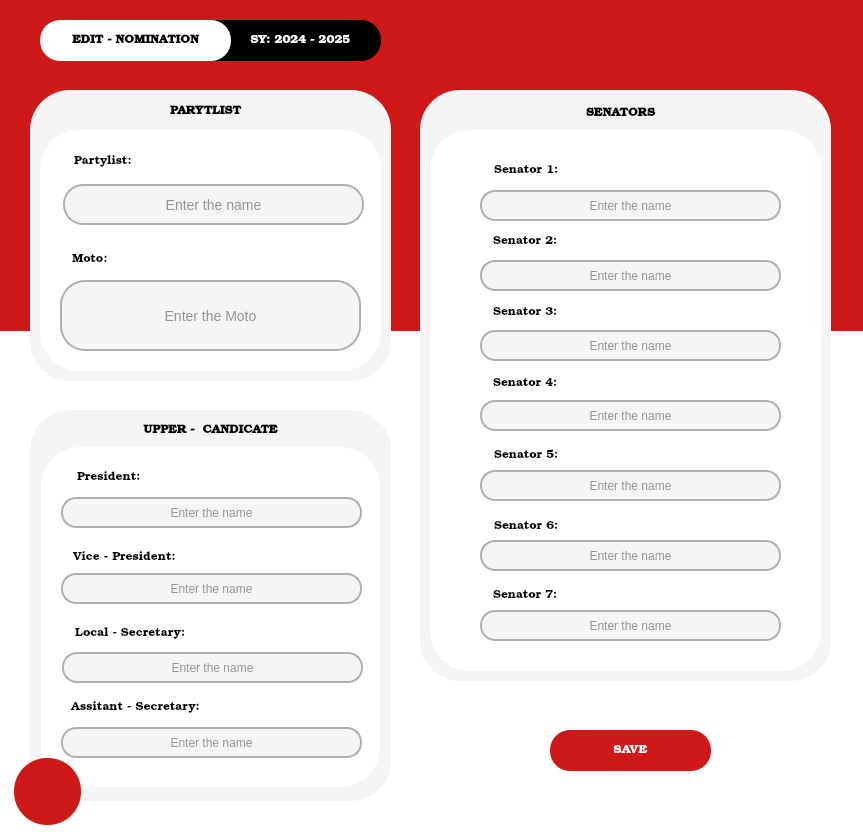
<?xml version="1.0" encoding="UTF-8"?>
<ui version="4.0">
 <class>MainWindow</class>
 <widget class="QMainWindow" name="MainWindow">
  <property name="geometry">
   <rect>
    <x>0</x>
    <y>0</y>
    <width>863</width>
    <height>832</height>
   </rect>
  </property>
  <property name="windowTitle">
   <string>MainWindow</string>
  </property>
  <property name="styleSheet">
   <string notr="true">background-color: rgb(255, 255, 255);</string>
  </property>
  <widget class="QWidget" name="centralwidget">
   <widget class="QWidget" name="widget" native="true">
    <property name="geometry">
     <rect>
      <x>30</x>
      <y>90</y>
      <width>361</width>
      <height>291</height>
     </rect>
    </property>
    <property name="styleSheet">
     <string notr="true">background-color: rgb(245, 245, 245);
border-radius: 40px;</string>
    </property>
    <widget class="QWidget" name="widget_2" native="true">
     <property name="geometry">
      <rect>
       <x>10</x>
       <y>40</y>
       <width>341</width>
       <height>241</height>
      </rect>
     </property>
     <property name="styleSheet">
      <string notr="true">background-color: rgb(255, 255, 255);
border-radius: 40px;</string>
     </property>
     <widget class="QLineEdit" name="enter_partylist_name">
      <property name="geometry">
       <rect>
        <x>23</x>
        <y>54</y>
        <width>301</width>
        <height>41</height>
       </rect>
      </property>
      <property name="styleSheet">
       <string notr="true">QLineEdit {
    background-color: #F5F5F5; /* Light grey background */
    color: #333333; /* Dark text */
    border: 2px solid #B0B0B0; /* Grey border */
    border-radius: 20px; /* Fully rounded corners */
    padding: 8px;
    font-size: 14px;
}

QLineEdit:focus {
    border: 2px solid #808080; /* Darker grey when focused */
    outline: none;
}
</string>
      </property>
      <property name="alignment">
       <set>Qt::AlignCenter</set>
      </property>
      <property name="placeholderText">
       <string>Enter the name</string>
      </property>
     </widget>
     <widget class="QLineEdit" name="enter_moto">
      <property name="geometry">
       <rect>
        <x>20</x>
        <y>150</y>
        <width>301</width>
        <height>71</height>
       </rect>
      </property>
      <property name="styleSheet">
       <string notr="true">QLineEdit {
    background-color: #F5F5F5; /* Light grey background */
    color: #333333; /* Dark text */
    border: 2px solid #B0B0B0; /* Grey border */
    border-radius: 25px; /* Fully rounded corners */
    padding: 8px;
    font-size: 14px;
}

QLineEdit:focus {
    border: 2px solid #808080; /* Darker grey when focused */
    outline: none;
}
</string>
      </property>
      <property name="alignment">
       <set>Qt::AlignCenter</set>
      </property>
      <property name="placeholderText">
       <string>Enter the Moto</string>
      </property>
     </widget>
     <widget class="QLabel" name="label_10">
      <property name="geometry">
       <rect>
        <x>34</x>
        <y>21</y>
        <width>81</width>
        <height>21</height>
       </rect>
      </property>
      <property name="font">
       <font>
        <family>Bookman Old Style</family>
        <pointsize>9</pointsize>
       </font>
      </property>
      <property name="styleSheet">
       <string notr="true">color: rgb(0, 0, 0);
background-color: transparent;</string>
      </property>
      <property name="text">
       <string>Partylist:</string>
      </property>
      <property name="alignment">
       <set>Qt::AlignLeading|Qt::AlignLeft|Qt::AlignVCenter</set>
      </property>
     </widget>
     <widget class="QLabel" name="label_11">
      <property name="geometry">
       <rect>
        <x>32</x>
        <y>119</y>
        <width>81</width>
        <height>21</height>
       </rect>
      </property>
      <property name="font">
       <font>
        <family>Bookman Old Style</family>
        <pointsize>9</pointsize>
       </font>
      </property>
      <property name="styleSheet">
       <string notr="true">color: rgb(0, 0, 0);
background-color: transparent;</string>
      </property>
      <property name="text">
       <string>Moto:</string>
      </property>
      <property name="alignment">
       <set>Qt::AlignLeading|Qt::AlignLeft|Qt::AlignVCenter</set>
      </property>
     </widget>
    </widget>
    <widget class="QLabel" name="label_23">
     <property name="geometry">
      <rect>
       <x>135</x>
       <y>11</y>
       <width>81</width>
       <height>21</height>
      </rect>
     </property>
     <property name="font">
      <font>
       <family>Bookman Old Style</family>
       <pointsize>9</pointsize>
       <weight>75</weight>
       <bold>true</bold>
      </font>
     </property>
     <property name="styleSheet">
      <string notr="true">color: rgb(0, 0, 0);
background-color: transparent;</string>
     </property>
     <property name="text">
      <string>PARYTLIST</string>
     </property>
     <property name="alignment">
      <set>Qt::AlignCenter</set>
     </property>
    </widget>
   </widget>
   <widget class="QWidget" name="widget_3" native="true">
    <property name="geometry">
     <rect>
      <x>30</x>
      <y>410</y>
      <width>361</width>
      <height>391</height>
     </rect>
    </property>
    <property name="styleSheet">
     <string notr="true">background-color: rgb(245, 245, 245);
border-radius: 40px;</string>
    </property>
    <widget class="QWidget" name="widget_4" native="true">
     <property name="geometry">
      <rect>
       <x>11</x>
       <y>37</y>
       <width>339</width>
       <height>340</height>
      </rect>
     </property>
     <property name="styleSheet">
      <string notr="true">background-color: rgb(255, 255, 255);
border-radius: 40px;</string>
     </property>
     <widget class="QLineEdit" name="enter_pres">
      <property name="geometry">
       <rect>
        <x>20</x>
        <y>50</y>
        <width>301</width>
        <height>31</height>
       </rect>
      </property>
      <property name="styleSheet">
       <string notr="true">QLineEdit {
    background-color: #F5F5F5; /* Light grey background */
    color: #333333; /* Dark text */
    border: 2px solid #B0B0B0; /* Grey border */
    border-radius: 15px; /* Fully rounded corners */
    padding: 8px;
    font-size: 12px;
}

QLineEdit:focus {
    border: 2px solid #808080; /* Darker grey when focused */
    outline: none;
}
</string>
      </property>
      <property name="alignment">
       <set>Qt::AlignCenter</set>
      </property>
      <property name="placeholderText">
       <string>Enter the name</string>
      </property>
     </widget>
     <widget class="QLineEdit" name="enter_vice_pres">
      <property name="geometry">
       <rect>
        <x>20</x>
        <y>126</y>
        <width>301</width>
        <height>31</height>
       </rect>
      </property>
      <property name="styleSheet">
       <string notr="true">QLineEdit {
    background-color: #F5F5F5; /* Light grey background */
    color: #333333; /* Dark text */
    border: 2px solid #B0B0B0; /* Grey border */
    border-radius: 15px; /* Fully rounded corners */
    padding: 8px;
    font-size: 12px;
}

QLineEdit:focus {
    border: 2px solid #808080; /* Darker grey when focused */
    outline: none;
}
</string>
      </property>
      <property name="alignment">
       <set>Qt::AlignCenter</set>
      </property>
      <property name="placeholderText">
       <string>Enter the name</string>
      </property>
     </widget>
     <widget class="QLineEdit" name="enter_local_sec">
      <property name="geometry">
       <rect>
        <x>21</x>
        <y>205</y>
        <width>301</width>
        <height>31</height>
       </rect>
      </property>
      <property name="styleSheet">
       <string notr="true">QLineEdit {
    background-color: #F5F5F5; /* Light grey background */
    color: #333333; /* Dark text */
    border: 2px solid #B0B0B0; /* Grey border */
    border-radius: 15px; /* Fully rounded corners */
    padding: 8px;
    font-size: 12px;
}

QLineEdit:focus {
    border: 2px solid #808080; /* Darker grey when focused */
    outline: none;
}
</string>
      </property>
      <property name="alignment">
       <set>Qt::AlignCenter</set>
      </property>
      <property name="placeholderText">
       <string>Enter the name</string>
      </property>
     </widget>
     <widget class="QLineEdit" name="enter_ass_sec">
      <property name="geometry">
       <rect>
        <x>20</x>
        <y>280</y>
        <width>301</width>
        <height>31</height>
       </rect>
      </property>
      <property name="styleSheet">
       <string notr="true">QLineEdit {
    background-color: #F5F5F5; /* Light grey background */
    color: #333333; /* Dark text */
    border: 2px solid #B0B0B0; /* Grey border */
    border-radius: 15px; /* Fully rounded corners */
    padding: 8px;
    font-size: 12px;
}

QLineEdit:focus {
    border: 2px solid #808080; /* Darker grey when focused */
    outline: none;
}
</string>
      </property>
      <property name="alignment">
       <set>Qt::AlignCenter</set>
      </property>
      <property name="placeholderText">
       <string>Enter the name</string>
      </property>
     </widget>
     <widget class="QLabel" name="label_12">
      <property name="geometry">
       <rect>
        <x>36</x>
        <y>20</y>
        <width>81</width>
        <height>21</height>
       </rect>
      </property>
      <property name="font">
       <font>
        <family>Bookman Old Style</family>
        <pointsize>9</pointsize>
       </font>
      </property>
      <property name="styleSheet">
       <string notr="true">color: rgb(0, 0, 0);
background-color: transparent;</string>
      </property>
      <property name="text">
       <string>President:</string>
      </property>
      <property name="alignment">
       <set>Qt::AlignLeading|Qt::AlignLeft|Qt::AlignVCenter</set>
      </property>
     </widget>
     <widget class="QLabel" name="label_13">
      <property name="geometry">
       <rect>
        <x>32</x>
        <y>100</y>
        <width>111</width>
        <height>21</height>
       </rect>
      </property>
      <property name="font">
       <font>
        <family>Bookman Old Style</family>
        <pointsize>9</pointsize>
       </font>
      </property>
      <property name="styleSheet">
       <string notr="true">color: rgb(0, 0, 0);
background-color: transparent;</string>
      </property>
      <property name="text">
       <string>Vice - President:</string>
      </property>
      <property name="alignment">
       <set>Qt::AlignLeading|Qt::AlignLeft|Qt::AlignVCenter</set>
      </property>
     </widget>
     <widget class="QLabel" name="label_14">
      <property name="geometry">
       <rect>
        <x>34</x>
        <y>176</y>
        <width>111</width>
        <height>21</height>
       </rect>
      </property>
      <property name="font">
       <font>
        <family>Bookman Old Style</family>
        <pointsize>9</pointsize>
       </font>
      </property>
      <property name="styleSheet">
       <string notr="true">color: rgb(0, 0, 0);
background-color: transparent;</string>
      </property>
      <property name="text">
       <string>Local - Secretary:</string>
      </property>
      <property name="alignment">
       <set>Qt::AlignLeading|Qt::AlignLeft|Qt::AlignVCenter</set>
      </property>
     </widget>
     <widget class="QLabel" name="label_15">
      <property name="geometry">
       <rect>
        <x>30</x>
        <y>250</y>
        <width>131</width>
        <height>21</height>
       </rect>
      </property>
      <property name="font">
       <font>
        <family>Bookman Old Style</family>
        <pointsize>9</pointsize>
       </font>
      </property>
      <property name="styleSheet">
       <string notr="true">color: rgb(0, 0, 0);
background-color: transparent;</string>
      </property>
      <property name="text">
       <string>Assitant - Secretary:</string>
      </property>
      <property name="alignment">
       <set>Qt::AlignLeading|Qt::AlignLeft|Qt::AlignVCenter</set>
      </property>
     </widget>
    </widget>
    <widget class="QLabel" name="label_24">
     <property name="geometry">
      <rect>
       <x>106</x>
       <y>10</y>
       <width>149</width>
       <height>21</height>
      </rect>
     </property>
     <property name="font">
      <font>
       <family>Bookman Old Style</family>
       <pointsize>9</pointsize>
       <weight>75</weight>
       <bold>true</bold>
      </font>
     </property>
     <property name="styleSheet">
      <string notr="true">color: rgb(0, 0, 0);
background-color: transparent;</string>
     </property>
     <property name="text">
      <string>UPPER -  CANDICATE</string>
     </property>
     <property name="alignment">
      <set>Qt::AlignCenter</set>
     </property>
    </widget>
   </widget>
   <widget class="QWidget" name="widget_5" native="true">
    <property name="geometry">
     <rect>
      <x>420</x>
      <y>90</y>
      <width>411</width>
      <height>591</height>
     </rect>
    </property>
    <property name="styleSheet">
     <string notr="true">background-color: rgb(245, 245, 245);
border-radius: 40px;</string>
    </property>
    <widget class="QWidget" name="widget_6" native="true">
     <property name="geometry">
      <rect>
       <x>10</x>
       <y>40</y>
       <width>391</width>
       <height>541</height>
      </rect>
     </property>
     <property name="styleSheet">
      <string notr="true">background-color: rgb(255, 255, 255);
border-radius: 40px;</string>
     </property>
     <widget class="QLineEdit" name="enter_senator1">
      <property name="geometry">
       <rect>
        <x>50</x>
        <y>60</y>
        <width>301</width>
        <height>31</height>
       </rect>
      </property>
      <property name="styleSheet">
       <string notr="true">QLineEdit {
    background-color: #F5F5F5; /* Light grey background */
    color: #333333; /* Dark text */
    border: 2px solid #B0B0B0; /* Grey border */
    border-radius: 15px; /* Fully rounded corners */
    padding: 8px;
    font-size: 12px;
}

QLineEdit:focus {
    border: 2px solid #808080; /* Darker grey when focused */
    outline: none;
}
</string>
      </property>
      <property name="alignment">
       <set>Qt::AlignCenter</set>
      </property>
      <property name="placeholderText">
       <string>Enter the name</string>
      </property>
     </widget>
     <widget class="QLineEdit" name="enter_senator2">
      <property name="geometry">
       <rect>
        <x>50</x>
        <y>130</y>
        <width>301</width>
        <height>31</height>
       </rect>
      </property>
      <property name="styleSheet">
       <string notr="true">QLineEdit {
    background-color: #F5F5F5; /* Light grey background */
    color: #333333; /* Dark text */
    border: 2px solid #B0B0B0; /* Grey border */
    border-radius: 15px; /* Fully rounded corners */
    padding: 8px;
    font-size: 12px;
}

QLineEdit:focus {
    border: 2px solid #808080; /* Darker grey when focused */
    outline: none;
}
</string>
      </property>
      <property name="alignment">
       <set>Qt::AlignCenter</set>
      </property>
      <property name="placeholderText">
       <string>Enter the name</string>
      </property>
     </widget>
     <widget class="QLineEdit" name="enter_senator3">
      <property name="geometry">
       <rect>
        <x>50</x>
        <y>200</y>
        <width>301</width>
        <height>31</height>
       </rect>
      </property>
      <property name="styleSheet">
       <string notr="true">QLineEdit {
    background-color: #F5F5F5; /* Light grey background */
    color: #333333; /* Dark text */
    border: 2px solid #B0B0B0; /* Grey border */
    border-radius: 15px; /* Fully rounded corners */
    padding: 8px;
    font-size: 12px;
}

QLineEdit:focus {
    border: 2px solid #808080; /* Darker grey when focused */
    outline: none;
}
</string>
      </property>
      <property name="alignment">
       <set>Qt::AlignCenter</set>
      </property>
      <property name="placeholderText">
       <string>Enter the name</string>
      </property>
     </widget>
     <widget class="QLineEdit" name="enter_senator4">
      <property name="geometry">
       <rect>
        <x>50</x>
        <y>270</y>
        <width>301</width>
        <height>31</height>
       </rect>
      </property>
      <property name="styleSheet">
       <string notr="true">QLineEdit {
    background-color: #F5F5F5; /* Light grey background */
    color: #333333; /* Dark text */
    border: 2px solid #B0B0B0; /* Grey border */
    border-radius: 15px; /* Fully rounded corners */
    padding: 8px;
    font-size: 12px;
}

QLineEdit:focus {
    border: 2px solid #808080; /* Darker grey when focused */
    outline: none;
}
</string>
      </property>
      <property name="alignment">
       <set>Qt::AlignCenter</set>
      </property>
      <property name="placeholderText">
       <string>Enter the name</string>
      </property>
     </widget>
     <widget class="QLineEdit" name="enter_senator5">
      <property name="geometry">
       <rect>
        <x>50</x>
        <y>340</y>
        <width>301</width>
        <height>31</height>
       </rect>
      </property>
      <property name="styleSheet">
       <string notr="true">QLineEdit {
    background-color: #F5F5F5; /* Light grey background */
    color: #333333; /* Dark text */
    border: 2px solid #B0B0B0; /* Grey border */
    border-radius: 15px; /* Fully rounded corners */
    padding: 8px;
    font-size: 12px;
}

QLineEdit:focus {
    border: 2px solid #808080; /* Darker grey when focused */
    outline: none;
}
</string>
      </property>
      <property name="alignment">
       <set>Qt::AlignCenter</set>
      </property>
      <property name="placeholderText">
       <string>Enter the name</string>
      </property>
     </widget>
     <widget class="QLineEdit" name="enter_senator6">
      <property name="geometry">
       <rect>
        <x>50</x>
        <y>410</y>
        <width>301</width>
        <height>31</height>
       </rect>
      </property>
      <property name="styleSheet">
       <string notr="true">QLineEdit {
    background-color: #F5F5F5; /* Light grey background */
    color: #333333; /* Dark text */
    border: 2px solid #B0B0B0; /* Grey border */
    border-radius: 15px; /* Fully rounded corners */
    padding: 8px;
    font-size: 12px;
}

QLineEdit:focus {
    border: 2px solid #808080; /* Darker grey when focused */
    outline: none;
}
</string>
      </property>
      <property name="alignment">
       <set>Qt::AlignCenter</set>
      </property>
      <property name="placeholderText">
       <string>Enter the name</string>
      </property>
     </widget>
     <widget class="QLineEdit" name="enter_senator7">
      <property name="geometry">
       <rect>
        <x>50</x>
        <y>480</y>
        <width>301</width>
        <height>31</height>
       </rect>
      </property>
      <property name="styleSheet">
       <string notr="true">QLineEdit {
    background-color: #F5F5F5; /* Light grey background */
    color: #333333; /* Dark text */
    border: 2px solid #B0B0B0; /* Grey border */
    border-radius: 15px; /* Fully rounded corners */
    padding: 8px;
    font-size: 12px;
}

QLineEdit:focus {
    border: 2px solid #808080; /* Darker grey when focused */
    outline: none;
}
</string>
      </property>
      <property name="alignment">
       <set>Qt::AlignCenter</set>
      </property>
      <property name="placeholderText">
       <string>Enter the name</string>
      </property>
     </widget>
     <widget class="QLabel" name="label_16">
      <property name="geometry">
       <rect>
        <x>64</x>
        <y>30</y>
        <width>81</width>
        <height>21</height>
       </rect>
      </property>
      <property name="font">
       <font>
        <family>Bookman Old Style</family>
        <pointsize>9</pointsize>
       </font>
      </property>
      <property name="styleSheet">
       <string notr="true">color: rgb(0, 0, 0);
background-color: transparent;</string>
      </property>
      <property name="text">
       <string>Senator 1:</string>
      </property>
      <property name="alignment">
       <set>Qt::AlignLeading|Qt::AlignLeft|Qt::AlignVCenter</set>
      </property>
     </widget>
     <widget class="QLabel" name="label_17">
      <property name="geometry">
       <rect>
        <x>63</x>
        <y>101</y>
        <width>81</width>
        <height>21</height>
       </rect>
      </property>
      <property name="font">
       <font>
        <family>Bookman Old Style</family>
        <pointsize>9</pointsize>
       </font>
      </property>
      <property name="styleSheet">
       <string notr="true">color: rgb(0, 0, 0);
background-color: transparent;</string>
      </property>
      <property name="text">
       <string>Senator 2:</string>
      </property>
      <property name="alignment">
       <set>Qt::AlignLeading|Qt::AlignLeft|Qt::AlignVCenter</set>
      </property>
     </widget>
     <widget class="QLabel" name="label_18">
      <property name="geometry">
       <rect>
        <x>63</x>
        <y>172</y>
        <width>81</width>
        <height>21</height>
       </rect>
      </property>
      <property name="font">
       <font>
        <family>Bookman Old Style</family>
        <pointsize>9</pointsize>
       </font>
      </property>
      <property name="styleSheet">
       <string notr="true">color: rgb(0, 0, 0);
background-color: transparent;</string>
      </property>
      <property name="text">
       <string>Senator 3:</string>
      </property>
      <property name="alignment">
       <set>Qt::AlignLeading|Qt::AlignLeft|Qt::AlignVCenter</set>
      </property>
     </widget>
     <widget class="QLabel" name="label_19">
      <property name="geometry">
       <rect>
        <x>63</x>
        <y>243</y>
        <width>81</width>
        <height>21</height>
       </rect>
      </property>
      <property name="font">
       <font>
        <family>Bookman Old Style</family>
        <pointsize>9</pointsize>
       </font>
      </property>
      <property name="styleSheet">
       <string notr="true">color: rgb(0, 0, 0);
background-color: transparent;</string>
      </property>
      <property name="text">
       <string>Senator 4:</string>
      </property>
      <property name="alignment">
       <set>Qt::AlignLeading|Qt::AlignLeft|Qt::AlignVCenter</set>
      </property>
     </widget>
     <widget class="QLabel" name="label_20">
      <property name="geometry">
       <rect>
        <x>64</x>
        <y>315</y>
        <width>81</width>
        <height>21</height>
       </rect>
      </property>
      <property name="font">
       <font>
        <family>Bookman Old Style</family>
        <pointsize>9</pointsize>
       </font>
      </property>
      <property name="styleSheet">
       <string notr="true">color: rgb(0, 0, 0);
background-color: transparent;</string>
      </property>
      <property name="text">
       <string>Senator 5:</string>
      </property>
      <property name="alignment">
       <set>Qt::AlignLeading|Qt::AlignLeft|Qt::AlignVCenter</set>
      </property>
     </widget>
     <widget class="QLabel" name="label_21">
      <property name="geometry">
       <rect>
        <x>64</x>
        <y>386</y>
        <width>81</width>
        <height>21</height>
       </rect>
      </property>
      <property name="font">
       <font>
        <family>Bookman Old Style</family>
        <pointsize>9</pointsize>
       </font>
      </property>
      <property name="styleSheet">
       <string notr="true">color: rgb(0, 0, 0);
background-color: transparent;</string>
      </property>
      <property name="text">
       <string>Senator 6:</string>
      </property>
      <property name="alignment">
       <set>Qt::AlignLeading|Qt::AlignLeft|Qt::AlignVCenter</set>
      </property>
     </widget>
     <widget class="QLabel" name="label_22">
      <property name="geometry">
       <rect>
        <x>63</x>
        <y>455</y>
        <width>81</width>
        <height>21</height>
       </rect>
      </property>
      <property name="font">
       <font>
        <family>Bookman Old Style</family>
        <pointsize>9</pointsize>
       </font>
      </property>
      <property name="styleSheet">
       <string notr="true">color: rgb(0, 0, 0);
background-color: transparent;</string>
      </property>
      <property name="text">
       <string>Senator 7:</string>
      </property>
      <property name="alignment">
       <set>Qt::AlignLeading|Qt::AlignLeft|Qt::AlignVCenter</set>
      </property>
     </widget>
    </widget>
    <widget class="QLabel" name="label_25">
     <property name="geometry">
      <rect>
       <x>126</x>
       <y>13</y>
       <width>149</width>
       <height>21</height>
      </rect>
     </property>
     <property name="font">
      <font>
       <family>Bookman Old Style</family>
       <pointsize>9</pointsize>
       <weight>75</weight>
       <bold>true</bold>
      </font>
     </property>
     <property name="styleSheet">
      <string notr="true">color: rgb(0, 0, 0);
background-color: transparent;</string>
     </property>
     <property name="text">
      <string>SENATORS</string>
     </property>
     <property name="alignment">
      <set>Qt::AlignCenter</set>
     </property>
    </widget>
   </widget>
   <widget class="QPushButton" name="save_btn">
    <property name="geometry">
     <rect>
      <x>550</x>
      <y>730</y>
      <width>161</width>
      <height>41</height>
     </rect>
    </property>
    <property name="font">
     <font>
      <family>Bookman Old Style</family>
     </font>
    </property>
    <property name="styleSheet">
     <string notr="true">background-color: rgb(207, 24, 24);
color: rgb(255, 255, 255);
border-radius: 20px;</string>
    </property>
    <property name="text">
     <string>SAVE</string>
    </property>
   </widget>
   <widget class="QPushButton" name="pushButton_4">
    <property name="enabled">
     <bool>false</bool>
    </property>
    <property name="geometry">
     <rect>
      <x>40</x>
      <y>20</y>
      <width>191</width>
      <height>41</height>
     </rect>
    </property>
    <property name="font">
     <font>
      <family>Bookman Old Style</family>
      <weight>75</weight>
      <bold>true</bold>
     </font>
    </property>
    <property name="styleSheet">
     <string notr="true">background-color: rgb(255, 255, 255);
color: rgb(0, 0, 0);
border-radius: 20px;</string>
    </property>
    <property name="text">
     <string>EDIT - NOMINATION</string>
    </property>
   </widget>
   <widget class="QPushButton" name="pushButton_5">
    <property name="enabled">
     <bool>false</bool>
    </property>
    <property name="geometry">
     <rect>
      <x>40</x>
      <y>20</y>
      <width>341</width>
      <height>41</height>
     </rect>
    </property>
    <property name="font">
     <font>
      <family>Bookman Old Style</family>
     </font>
    </property>
    <property name="styleSheet">
     <string notr="true">background-color: rgb(0, 0, 0);
color: rgb(255, 255, 255);
border-radius: 20px;</string>
    </property>
    <property name="text">
     <string/>
    </property>
   </widget>
   <widget class="QLabel" name="label_9">
    <property name="geometry">
     <rect>
      <x>190</x>
      <y>30</y>
      <width>221</width>
      <height>21</height>
     </rect>
    </property>
    <property name="font">
     <font>
      <family>Bookman Old Style</family>
      <pointsize>9</pointsize>
     </font>
    </property>
    <property name="styleSheet">
     <string notr="true">color: rgb(255, 255, 255);
background-color: transparent;</string>
    </property>
    <property name="text">
     <string>SY: 2024 - 2025</string>
    </property>
    <property name="alignment">
     <set>Qt::AlignCenter</set>
    </property>
   </widget>
   <widget class="QWidget" name="widget_7" native="true">
    <property name="geometry">
     <rect>
      <x>-30</x>
      <y>0</y>
      <width>961</width>
      <height>331</height>
     </rect>
    </property>
    <property name="styleSheet">
     <string notr="true">background-color: rgb(207, 24, 24);</string>
    </property>
   </widget>
   <widget class="QPushButton" name="back_btn">
    <property name="geometry">
     <rect>
      <x>14</x>
      <y>758</y>
      <width>67</width>
      <height>67</height>
     </rect>
    </property>
    <property name="font">
     <font>
      <family>Bookman Old Style</family>
     </font>
    </property>
    <property name="styleSheet">
     <string notr="true">background-color: rgb(207, 24, 24);
color: rgb(255, 255, 255);
border-radius: 33px;</string>
    </property>
    <property name="text">
     <string/>
    </property>
    <property name="icon">
     <iconset>
      <normaloff>../image/back.png</normaloff>../image/back.png</iconset>
    </property>
    <property name="iconSize">
     <size>
      <width>32</width>
      <height>32</height>
     </size>
    </property>
   </widget>
   <zorder>widget_7</zorder>
   <zorder>pushButton_5</zorder>
   <zorder>widget</zorder>
   <zorder>widget_3</zorder>
   <zorder>widget_5</zorder>
   <zorder>save_btn</zorder>
   <zorder>pushButton_4</zorder>
   <zorder>label_9</zorder>
   <zorder>back_btn</zorder>
  </widget>
 </widget>
 <resources/>
 <connections/>
</ui>
